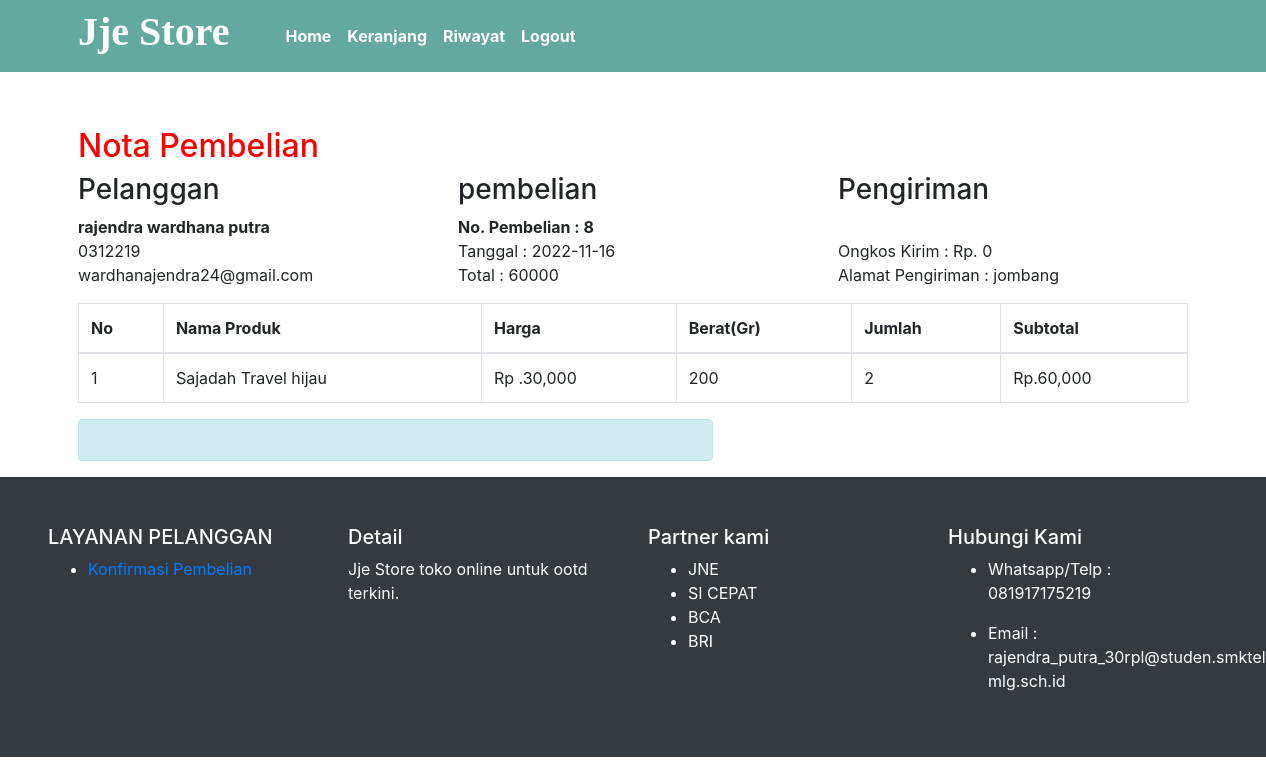
/nota.php?id=8 (signed in), run on the app's committed database.
### tables this page shows
CREATE TABLE `pembelian` (
  `id_pembelian` int(11) NOT NULL,
  `id_pelanggan` int(11) NOT NULL,
  `id_ongkir` int(6) NOT NULL,
  `tgl_pembelian` date NOT NULL,
  `total_pembelian` int(11) NOT NULL,
  `nama_kota` varchar(100) NOT NULL,
  `tarif` int(11) NOT NULL,
  `alamat_pengiriman` text NOT NULL,
  `status_pembelian` varchar(100) NOT NULL DEFAULT 'pending',
  `resi_pengiriman` varchar(50) NOT NULL
);

CREATE TABLE `pelanggan` (
  `id_pelanggan` int(11) NOT NULL,
  `email` varchar(30) NOT NULL,
  `password` varchar(30) NOT NULL,
  `nama_pelanggan` varchar(30) NOT NULL,
  `telepon` varchar(25) NOT NULL,
  `alamat` text NOT NULL
);

CREATE TABLE `pembelian_produk` (
  `id_pembelian_produk` int(11) NOT NULL,
  `id_pembelian` int(11) NOT NULL,
  `id_produk` int(11) NOT NULL,
  `jumlah` int(11) NOT NULL,
  `nama` varchar(100) NOT NULL,
  `harga` int(11) NOT NULL,
  `berat` int(11) NOT NULL,
  `subberat` int(11) NOT NULL,
  `subharga` int(11) NOT NULL
);

### nota.php (the view, shortened to what this page needs)
<?php
include 'koneksi.php';
 ?>
<!DOCTYPE html>
<html>
<head>
    <link rel="stylesheet" href="https://stackpath.bootstrapcdn.com/bootstrap/4.3.1/css/bootstrap.min.css">
    <link rel="stylesheet" type="text/css" href="fontawesome/css/all.min.css">
    <link rel="stylesheet" type="text/css" href="style.css">
</head>
<body>
  <?php include 'template/navbar.php'; ?>
  <section class="konten" style="margin-top: 10%;">
    <div class="container">
      <h2 style="color: red">Nota Pembelian</h2>
<?php
$ambil = $koneksi->query("SELECT * FROM pembelian JOIN pelanggan
  ON pembelian.id_pelanggan=pelanggan.id_pelanggan
  WHERE pembelian.id_pembelian='$_GET[id]'");
$detail = $ambil->fetch_assoc();
 ?>
 <div class="row">
   <div class="col-md-4">
     <h3>Pelanggan</h3>
     <strong><?php echo $detail['nama_pelanggan']; ?></strong> <br>
     <p>
       <?php echo $detail['telepon']; ?><br>
      <?php echo $detail['email']; ?>
     </p>
   </div>
   <div class="col-md-4">
     <h3>pembelian</h3>
     <strong>No. Pembelian : <?php echo $detail ['id_pembelian'] ?></strong><br>
     Tanggal : <?php echo $detail['tgl_pembelian']; ?><br>
     Total : <?php echo $detail['total_pembelian']; ?>
   </div>
   <div class="col-md-4">
     <h3>Pengiriman</h3>
     <strong><?php echo $detail ['nama_kota']; ?></strong><br>
     Ongkos Kirim : Rp. <?php echo number_format($detail['tarif']); ?> <br>
     Alamat Pengiriman : <?php echo $detail ['alamat_pengiriman']; ?>
   </div>
 </div>
<table class="table table-bordered">
  <thead>
    <tr>
      <th>No</th>
      <th>Nama Produk</th>
      <th>Harga</th>
      <th>Berat(Gr)</th>
      <th>Jumlah</th>
      <th>Subtotal</th>
    </tr>
    <tbody>
      <?php $nomor=1; ?>
      <?php $ambil=$koneksi->query("SELECT * FROM pembelian_produk
      WHERE id_pembelian='$_GET[id]'"); ?>
      <?php while($pecah =$ambil->fetch_assoc()){ ?>
      <tr>
        <td><?php echo $nomor; ?></td>
        <td><?php echo $pecah['nama']; ?></td>
        <td>Rp .<?php echo number_format($pecah['harga']); ?></td>
        <td><?php echo $pecah['berat']; ?></td>
        <td><?php echo $pecah['jumlah']; ?></td>
        <td>Rp.<?php echo number_format($pecah['subharga']); ?></td>
      </tr>
      <?php $nomor++; ?>
      <?php } ?>
    </tbody>
  </thead>
</table>
<div class="row">
  <div class="col-md-7">
    <div class="alert alert-info">
    </div>
  </div>
</div>
    </div>
  </section>
 <?php include 'template/footer.php'; ?>
</body>
</html>

### data on the page
pembelian: id_pelanggan.nama_pelanggan "rajendra wardhana putra", id_pelanggan.telepon "0312219", id_pelanggan.email "wardhanajendra24@gmail.com", id_pembelian "8", tgl_pembelian "2022-11-16", total_pembelian "60000", tarif "0", alamat_pengiriman "jombang"
pembelian_produk: nama "Sajadah Travel hijau", harga "30,000", berat "200", jumlah "2", subharga "60,000"
